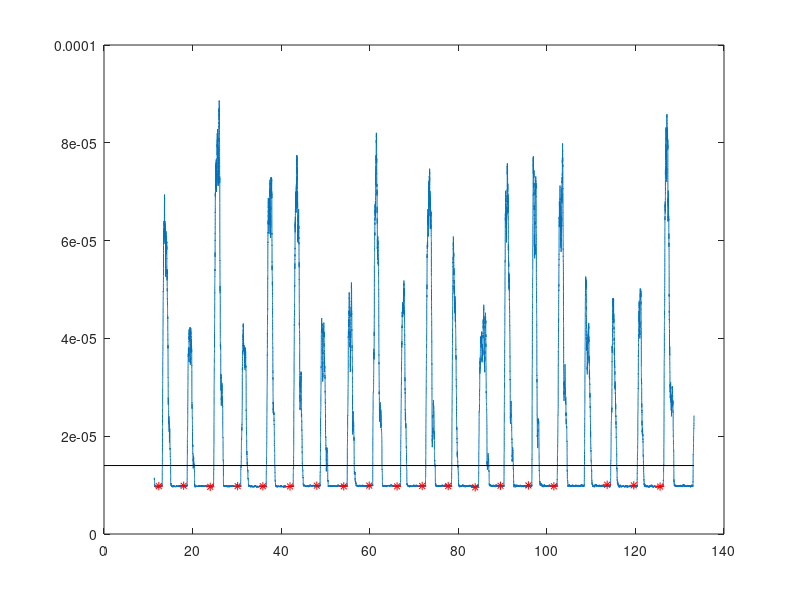
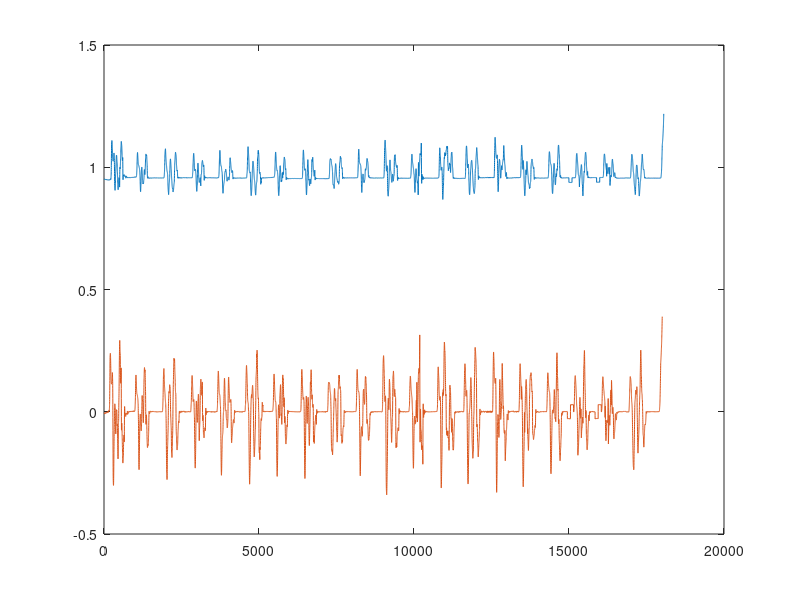
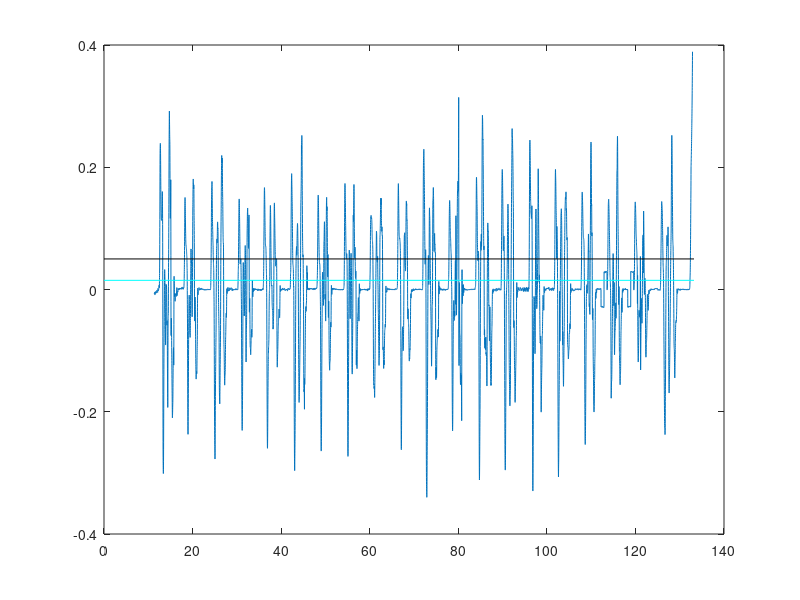
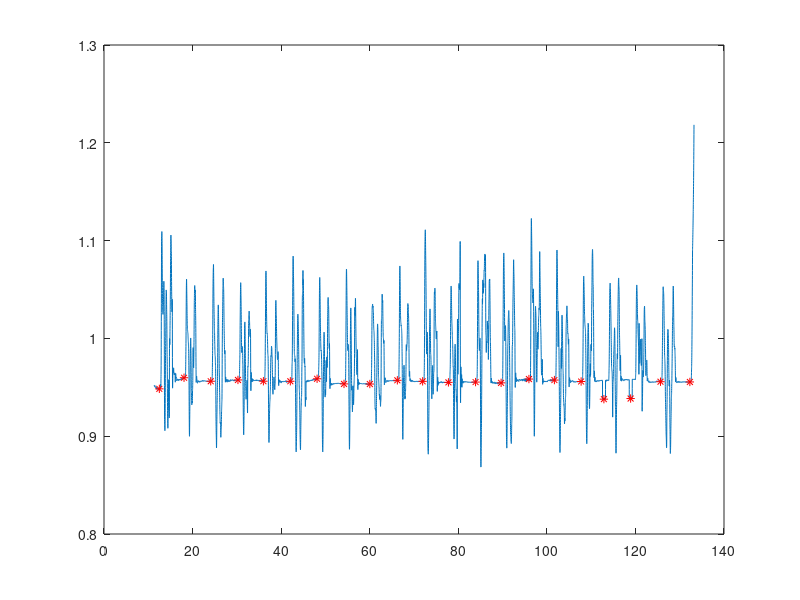

Write the MATLAB code that produced these figures, in order.
save("emg.mat","Xs","emg","emg_rms");
save("acc.mat","Xs_acc","AccX","AccY","AccZ");

clear all;
close all;
clc;

load("acc_modified.mat");
load("emg_modified.mat");

% plot(Xs,emg_rms);
% hold on;
%% 
% EMG spike detection


% plot( emg_a);
% spike=zeros(25,2);
spike_emg =zeros(25,1);
spike_idx = zeros(25,1);
threshold = 1.4e-05;

wind= 1000;
k=1;
% for i = 2001:(length(emg_a)-2000)
i = wind + 1;
while i<=(length(emg_rms)-wind) 
    if (max(emg_rms(i-wind:i)))<=threshold && min(emg_rms(i+10:i+100)>= threshold)
        spike_emg(k)= emg_rms(i-1000);
        spike_idx(k) = Xs(i-1000);
        i = i+1000;
        k = k+1;
    else 
        i = i+1;
    end
end
spike_emg = nonzeros(spike_emg);
spike_idx = nonzeros(spike_idx);
%% 
% Plot EMG spike starting points
figure;
plot(Xs,emg_rms);
hold on;
line([0 Xs(end)], [threshold threshold], 'LineWidth', 0.5, 'Color', 'k');
plot(spike_idx,spike_emg,'r*');
hold off;
%% 
% ACC spike data. 

Acc = sqrt(AccX.^2 + AccY.^2 + AccZ.^2);

Acc_rms = movmean(Acc,100);

Acc_diff = diff(Acc_rms);

Xs_acc_diff = diff(Xs_acc);

Acc_slope = Acc_diff./Xs_acc_diff;
Acc_slope(end+1) = NaN;


slope_rms = movmean(Acc_slope,100);

% plot(Xs_acc,Acc);
% hold on;
% plot(Acc_rms);
figure;
plot(Acc_rms);
hold on;
% plot(Xs_acc,Acc_slope);
plot(slope_rms);
hold off;
%% 
% Ploting the ACC spike points. 

spike_acc =zeros(25,1);
acc_idx = zeros(25,1);
lower_th = 0.015;
upper_th = 0.05;

window= 100;
k=1;
% for i = 2001:(length(emg_a)-2000)
i = window + 1;
while i<=(length(slope_rms)-window) 
    if (max(slope_rms(i-window:i)))<=lower_th && min(slope_rms(i+5:i+25)>= lower_th)
        spike_acc(k)= Acc_rms(i);
        acc_idx(k) = Xs_acc(i);
        i = i+650;
        k = k+1;
    else 
        i = i+1;
    end
end
spike_acc = nonzeros(spike_acc);
acc_idx = nonzeros(acc_idx);
%%

figure;
plot(Xs_acc,slope_rms);
hold on;
line([0 Xs_acc(end)], [upper_th upper_th], 'LineWidth', 0.5, 'Color', 'k');
line([0 Xs_acc(end)], [lower_th lower_th], 'LineWidth', 0.5, 'Color', 'c');
hold off;

figure;
plot(Xs_acc,Acc_rms);
hold on;
plot(acc_idx,spike_acc,'r*');
hold off;
%% 

ones1 = ones(size(spike_idx));
ones2 = ones(size(acc_idx));

figure;
plot(spike_idx,ones1,'xr');
hold on;
plot(acc_idx,ones2,'+k');
hold off;
legend('emg','acc');